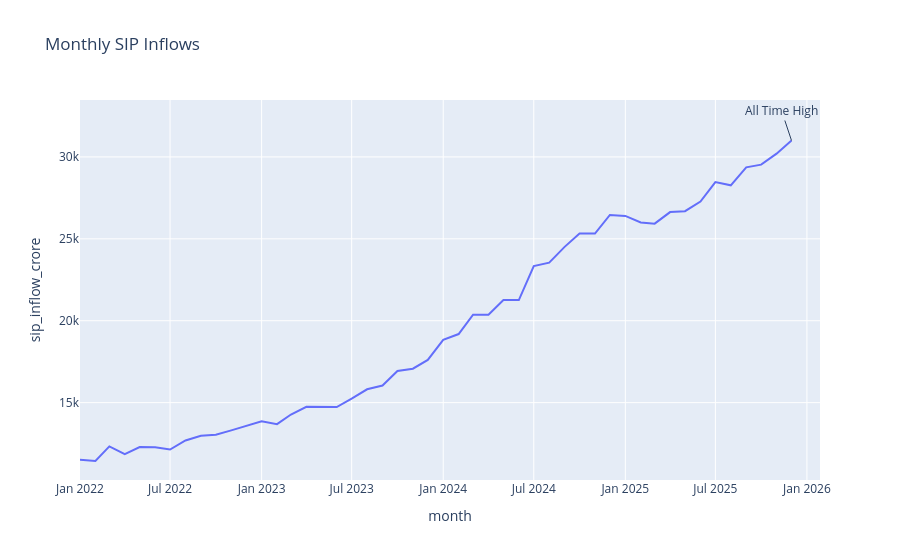

The code cell stored with this chart in its notebook:
### Markdown cell above
# EDA Finding 2

SBI Mutual Fund maintained the highest Assets Under Management (AUM) across the analysis period.

### Code cell
# sip_trend.png
sip["month"] = pd.to_datetime(
    sip["month"]
)
fig = px.line(
    sip,
    x="month",
    y="sip_inflow_crore",
    title="Monthly SIP Inflows"
)

peak = sip.loc[
    sip["sip_inflow_crore"].idxmax()
]

fig.add_annotation(
    x=peak["month"],
    y=peak["sip_inflow_crore"],
    text="All Time High"
)
plt.savefig(
    "../reports/monthly_sip_inflows.png"
)
fig.show()
